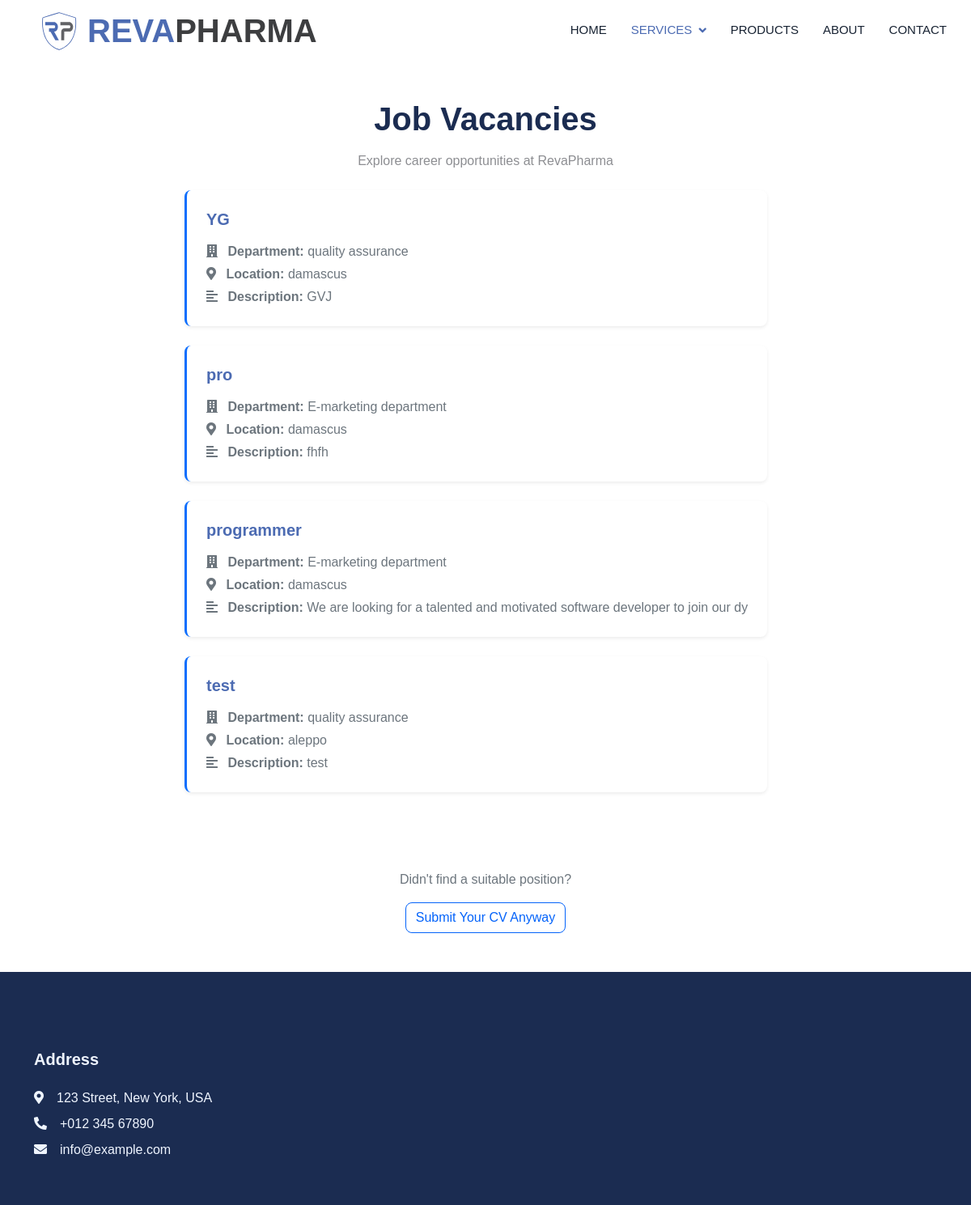
The page /job/ on the database as committed earlier.
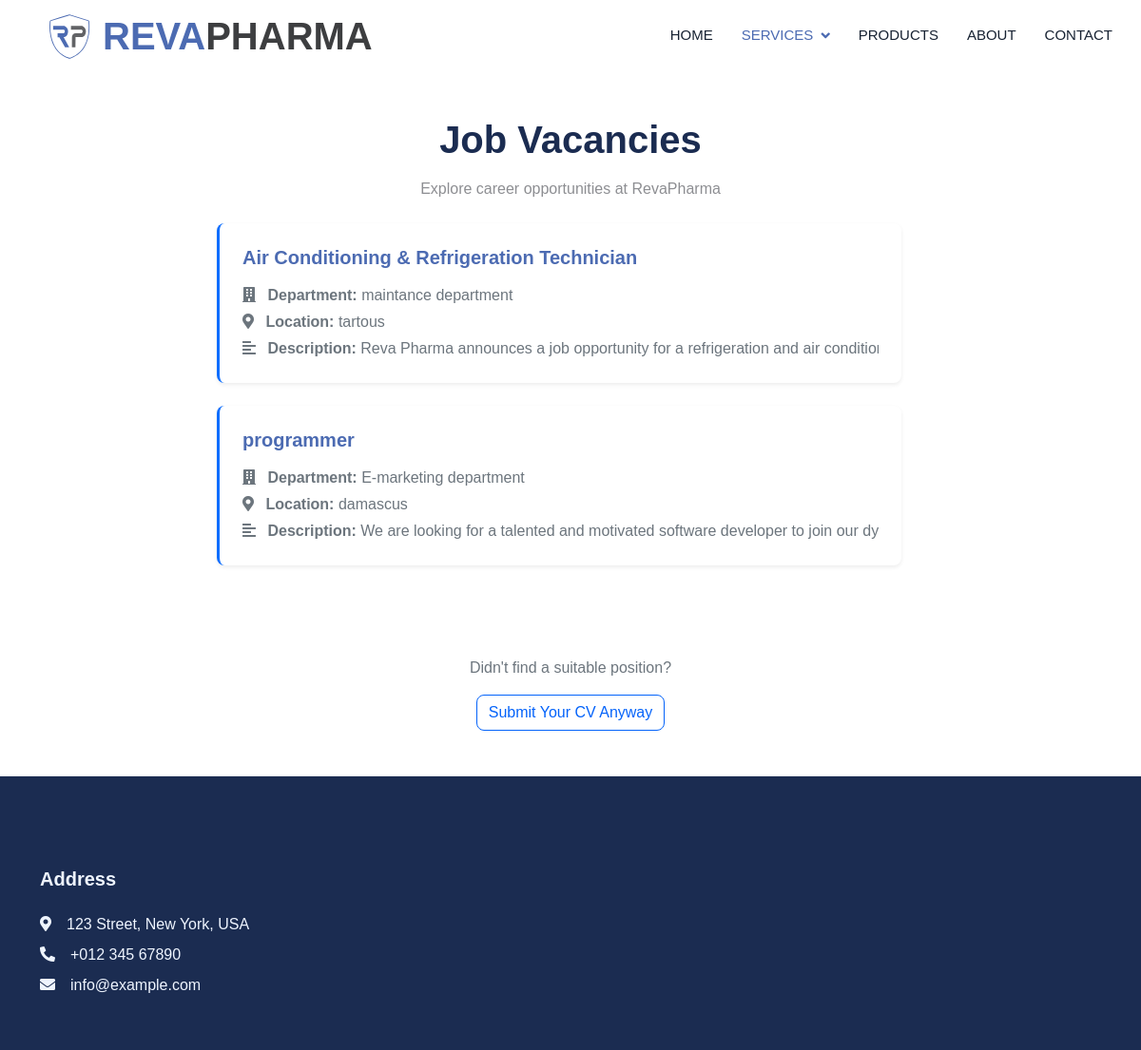
The same page on the database as committed later.
### job_vacancies/models.py (models this page shows, shortened)
class JobApplication(models.Model):
    DEPARTMENT_CHOICES = [
        ('production department', 'Production Department'),
        ('research & development department', 'Research & Development Department'),
        ('quality assurance', 'Quality Assurance'),
        ('quality control', 'Quality Control'),
        ('maintance department', 'Maintenance Department'),
        ('finance department', 'Finance Department'),
        ('E-marketing department', 'E-Marketing Department'),
    ]
    LOCATION_CHOICES = [
        ('edlib', 'Edlib'),
        ('hama', 'Hama'),
        ('aleppo', 'Aleppo'),
        ('homs', 'Homs'),
        ('damascus', 'Damascus'),
        ('latakia', 'Latakia'),
        ('tartous', 'Tartous'),
    ]
    job_title = models.CharField(max_length=200)
    job_department = models.CharField(max_length=100, choices=DEPARTMENT_CHOICES)
    job_description = models.TextField()
    job_location = models.CharField(max_length=100, choices=LOCATION_CHOICES, default='damascus')
    job_photo = models.ImageField(upload_to='job_photos/')
    created_at = models.DateTimeField(auto_now_add=True)
    class Meta:
        ordering = ['-created_at']

### pages/views.py (the view)
# urls.py: path('job/', views.job, name='job'),
def job(request):
    jobs = JobApplication.objects.all()
    return render(request, "job_catalog.html", {"jobs": jobs})

### templates/job_catalog.html (shortened to what this page needs)
{% load static %}
<!DOCTYPE html>
<html lang="en">
<head>
    <link rel="stylesheet" href="https://use.fontawesome.com/releases/v5.15.4/css/all.css"/>
    <link href="https://cdn.jsdelivr.net/npm/bootstrap-icons@1.4.1/font/bootstrap-icons.css" rel="stylesheet">
    <link href="{% static 'lib/animate/animate.min.css' %}" rel="stylesheet">
    <link href="{% static 'lib/owlcarousel/assets/owl.carousel.min.css' %}" rel="stylesheet">
    <link href="{% static 'css/bootstrap.min.css' %}" rel="stylesheet">
    <link href="{% static 'css/style.css' %}" rel="stylesheet">
    <link href="https://cdnjs.cloudflare.com/ajax/libs/animate.css/4.1.1/animate.min.css" rel="stylesheet">
</head>
<body>
    <nav class="navbar navbar-expand-lg bg-white navbar-light sticky-top p-0 wow fadeIn" data-wow-delay="0.1s">
        <a href="{% url 'home' %}" class="navbar-brand d-flex align-items-center px-4 px-lg-5">
            <h1 class="m-0 text-primary d-flex align-items-center">
                <img src="{% static 'img/icon.svg' %}" alt="REVA PHARMA Logo" style="height: 50px; margin-right: 10px;">
                REVA <h1 class="m-0 d-flex align-items-center" style="color: #3d3e40;">PHARMA</h1>
            </h1>
        </a>
        <div class="collapse navbar-collapse" id="navbarCollapse">
            <div class="navbar-nav ms-auto p-4 p-lg-0">
                <a href="{% url 'home' %}" class="nav-item nav-link">Home</a>
                <div class="nav-item dropdown">
                    <a href="#" class="nav-link dropdown-toggle active" data-bs-toggle="dropdown">Services</a>
                </div>
                <a href="{% url 'product_catalog' %}" class="nav-item nav-link">Products</a>
                <a href="{% url 'about' %}" class="nav-item nav-link">About</a>
                <a href="{% url 'contact' %}" class="nav-item nav-link">Contact</a>
            </div>
        </div>
    </nav>
    <div class="container-xxl py-5">
        <div class="container">
            <div class="text-center mx-auto mb-5 wow fadeInUp" data-wow-delay="0.1s" style="max-width: 600px;">
                <h1 class="mb-3">Job Vacancies</h1>
                <p>Explore career opportunities at RevaPharma</p>
            </div>
            <div class="row g-4">
                  <div class="row justify-content-center">
                    {% for job in jobs %}
<div class="col-md-10 col-lg-8 mb-4">
  <a href="{% url 'job_detail' job.id %}" class="text-decoration-none text-dark">
    <div class="bg-white rounded job-card shadow-sm p-4 d-flex flex-column gap-2 hover-shadow transition">
      <h5 class="fw-bold text-primary mb-2">{{ job.job_title }}</h5>
      <div class="text-muted">
        <p class="mb-1">
          <i class="fas fa-building me-2 text-secondary"></i>
          <strong>Department:</strong> {{ job.job_department }}
        </p>
        <p class="mb-1">
          <i class="fas fa-map-marker-alt me-2 text-secondary"></i>
          <strong>Location:</strong> {{ job.job_location }}
        </p>
        <p class="mb-0 job-description text-truncate">
          <i class="fas fa-align-left me-2 text-secondary"></i>
          <strong>Description:</strong> {{ job.job_description }}
        </p>
      </div>
    </div>
  </a>
</div>
{% empty %}
<div class="col-12 text-center">
  <p class="text-muted">No job vacancies available at the moment.</p>
</div>
{% endfor %}
                  </div>
            </div>
        </div>
    </div>
    <div class="text-center mt-4">
        <p class="text-muted">Didn't find a suitable position?</p>
        <a href="{% url 'job_apply' %}" class="btn btn-outline-primary">
          Submit Your CV Anyway
        </a>
      </div>
    <div class="container-fluid bg-dark text-light footer mt-5 pt-5 wow fadeIn" data-wow-delay="0.1s">
        <div class="container py-5">
            <div class="row g-5">
                <div class="col-lg-3 col-md-6">
                    <h5 class="text-light mb-4">Address</h5>
                    <p class="mb-2"><i class="fa fa-map-marker-alt me-3"></i>123 Street, New York, USA</p>
                    <p class="mb-2"><i class="fa fa-phone-alt me-3"></i>+012 345 67890</p>
                    <p class="mb-2"><i class="fa fa-envelope me-3"></i>info@example.com</p>
                </div>
            </div>
        </div>
    </div>
</body>
</html>

### static/css/style.css (style rules this page uses)
:root { --primary: #4c6bb2; --secondary: #8D9297; --light: #F8F9FA; --dark: #182333; --font-family: 'Somar Sans', sans-serif; }
html, body { font-family: var(--font-family) !important; }
*, *::before, *::after { font-family: inherit; }
h1, h2, h3, h4, h5, h6, .h1, .h2, .h3, .h4, .h5, .h6, p, span:not(.fa):not(.fas):not(.far):not(.fab), a:not(.fa):not(.fas):not(.far):not(.fab), div:not(.fa):not(.fas):not(.far):not(.fab), button, input, textarea, select, .navbar-nav .nav-link, .btn, .dropdown-item, .form-control, small:not(.fa):not(.fas):not(.far):not(.fab), .text-primary:not(.fa):not(.fas):not(.far):not(.fab), .footer *:not(.fa):not(.fas):not(.far):not(.fab), .copyright *:not(.fa):not(.fas):not(.far):not(.fab) { font-family: var(--font-family) !important; }
.fw-bold { font-weight: 700 !important; }
.btn { font-weight: 500; transition: .5s; }
.navbar .dropdown-toggle::after { border: none; content: "\f107"; font-family: "Font Awesome 5 Free"; font-weight: 900; vertical-align: middle; margin-left: 8px; }
.navbar .navbar-nav .nav-link { margin-right: 30px; padding: 25px 0; color: #FFFFFF; font-size: 15px; font-weight: 500; text-transform: uppercase; outline: none; }
.navbar .navbar-nav .nav-link:hover, .navbar .navbar-nav .nav-link.active { color: #4c6bb2; }
.navbar .navbar-brand, .navbar a.btn { height: 75px; }
.navbar .navbar-nav .nav-link { color: var(--dark); font-weight: 500; }
.navbar.sticky-top { top: -100px; transition: .5s; }
.text-primary { color: #4c6bb2 !important; }
.fa, .fas, .far, .fab { font-family: "Font Awesome 5 Free" !important; }

### templates/job_catalog.html (style rules this page uses)
.job-card { transition: all 0.3s ease; border-left: 3px solid #0d6efd; }
.job-description { overflow: hidden; text-overflow: ellipsis; display: -webkit-box; -webkit-line-clamp: 1; -webkit-box-orient: vertical; }

Rows that differ between the two databases and show on the page:
removed JobApplication: job_title "YG", job_department "quality assurance", job_location "damascus", job_description "GVJ"
removed JobApplication: job_title "pro", job_department "E-marketing department", job_location "damascus", job_description "fhfh"
removed JobApplication: job_title "test", job_department "quality assurance", job_location "aleppo", job_description "test"
added JobApplication: job_title "Air Conditioning & Refrigeration Technician", job_department "maintance department", job_location "tartous", job_description "Reva Pharma announces a job opportunity for a refrigeration and air condi…"
